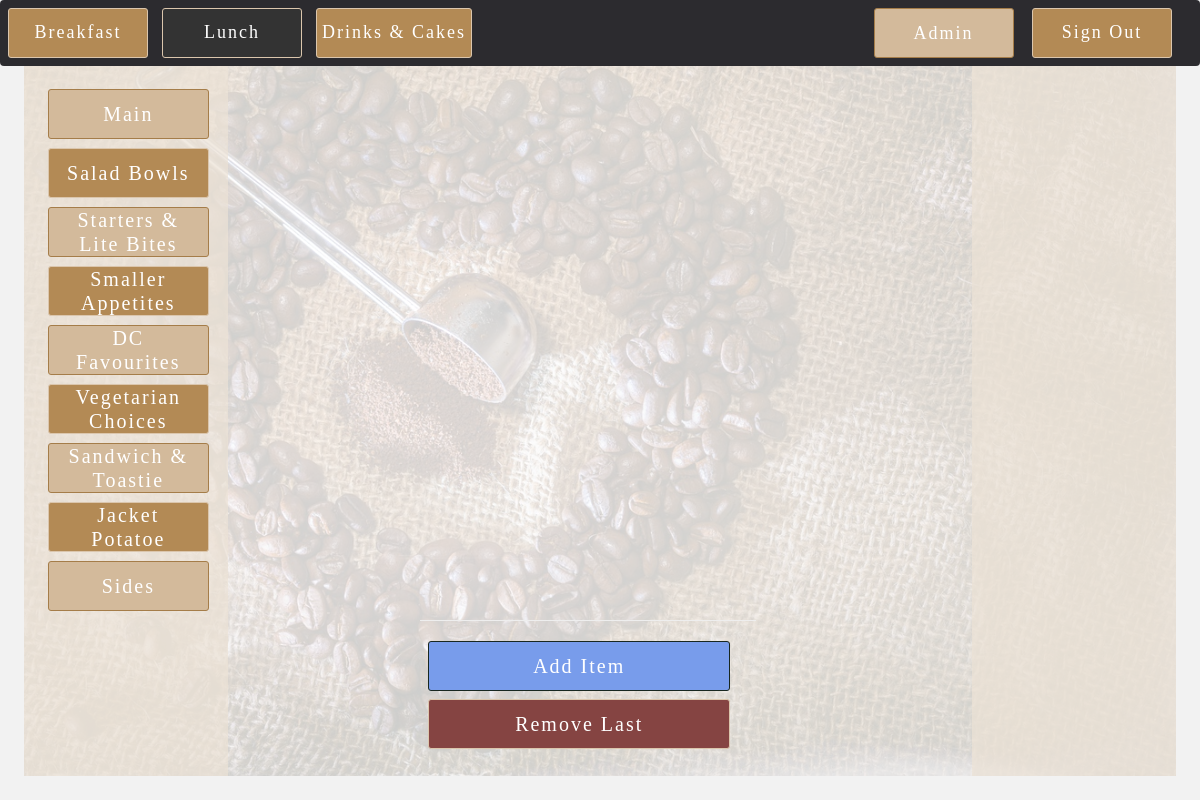
The app's page / (signed in) with its own data.
### till_sys/models.py (models this page shows)
class Item_Type(models.Model):
    name = models.CharField(max_length = 64)
    price = models.FloatField(blank = True, null = True)                             # Use this if the entire class has a price.  Can be overridden in Item field
    menu_type = models.CharField(max_length = 32)               # breakfast or lunch?
    def __str__(self):
        return self.name

### till_sys/views.py (the view)
# urls.py: path("", views.index, name="index"),
def index(request):
    if not request.user.is_authenticated:
        return render(request, "till_sys/login.html", {"messages": None})
    try:
        cart = Cart.objects.get(id=request.session["cart"])
    except:
        cart = Cart(total = 0, employee = request.user)
        cart.save()
        request.session["cart"] = cart.id
    data = load_data(request)
    context = {
        "cart": cart,
        "data": data,
    }
    return render(request, "till_sys/index.html", context)

### till_sys/models.py (called while the page is built)
    def __str__(self):
        return f"{self.name}"

    def __str__(self):
        return f"{self.name}"

    def __str__(self):
        return f"{self.name}"

    def __str__(self):
        return f"{self.name}"

### till_sys/templates/till_sys/index.html (shortened to what this page needs)
{% extends 'till_sys/base2.html' %}
{% block script %}
{% load static %}
<link rel="stylesheet" href="{% static 'css/custom.css' %}">
<link rel="stylesheet" href="{% static 'css/custom2.css' %}">
{% endblock %}
{% block body %}
{% include 'till_sys/navbar.html' %}
<div class="limiter">
  <div class="container-100">
    <div class="wrap-110" style="background-image: url('{% static 'images/c-bg.jpg' %}');">
      <div class="container-101">
        <div class="wrap-111">
        </div>
        <div class="wrap-112">
          <div class="sidenav-b">
            <div id="lunch_menu" class="tp-ctrl" >
              {% for type in data.types %}
                {% if type.menu_type == "Lunch" %}
                  <button id="tp_id_{{ type.pk }}" type="button" onclick="show_items('{{ type.pk }}');" class="sn
                    {% if forloop.counter0|divisibleby:2 %}disc-side-btn-1" {% else %}disc-side-btn-2" {% endif %}>
                    {{ type }}</button>
                {% endif %}
              {% endfor %}
            </div>
          </div>
          <div id="cont-main" class="wrap-120">
            <br>
            <br>
            <div id="btm-mid" class="btm-mid">
              <hr>
              <button type="button" class="chk-btn-1" onclick="verify_sub('seitem', 'add');">Add Item</button>
              <button type="button" class="chk-btn-2" onclick="sub('undo');">Remove Last</button>
            </div>
        </div>
      </div>
    </div>
  </div>
</div>
{% endblock %}

### till_sys/templates/till_sys/base2.html (shortened to what this page needs)
<!DOCTYPE html>
<html>
  <head>
    {% load static %}
    <link rel="stylesheet" href="{% static 'css/bootstrap.min.css' %}">
    <link rel="stylesheet" href="{% static 'css/bootstrap-select.min.css' %}">
    <link rel="stylesheet" href="https://use.fontawesome.com/releases/v5.0.7/css/all.css">
    {% block script %}
    {% endblock %}
    </head>
  <body>
      {% block body %}
      {% endblock %}
  </body>
</html>

### till_sys/templates/till_sys/navbar.html
<nav class="navbar nvbr-top">
    <ul class="nav navbar-nav nvbr-ul">
      <li>
        <button id="bk-tp" type="button" class="disc-ind-btn-2 menu-type" onclick="show_types('bk_menu', 'bk-tp');">Breakfast</button>
      </li>
      <li>
        <button id="lc-tp" type="button" class="disc-ind-btn-2 active menu-type" onclick="show_types('lunch_menu', 'lc-tp');">Lunch</button>
      </li>
      <li>
        <button id="dk-tp" type="button" class="disc-ind-btn-2 menu-type" onclick="show_types('drinks_menu', 'dk-tp');">Drinks & Cakes</button>
      </li>
    </ul>
    <div class="nav navbar-nav nvbr-right ">
      <a href="{% url 'admin' %}"><button type="button" class="disc-ind-btn-1">Admin</button></a>
      <a href="{% url 'logout' %}"><button type="button" class="disc-ind-btn-2">Sign Out</button></a>
    </div>
</nav>

### till_sys/static/css/custom.css (style rules this page uses)
* { margin: 0px; padding: 0px; box-sizing: border-box; }
body, html { height: 100%; font-family: Poppins-Regular, sans-serif; }
a { font-family: Poppins-Regular; font-size: 14px; line-height: 1.7; color: #666666; margin: 0px; transition: all 0.4s; -webkit-transition: all 0.4s; -o-transition: all 0.4s; -moz-transition: all 0.4s; }
button { outline: none !important; border: none; background: transparent; }
.limiter { width: 100%; margin: 0 auto; }
.container-100 { width: 100%; min-height: 100vh; display: -webkit-box; display: -webkit-flex; display: -moz-box; display: -ms-flexbox; display: flex; flex-wrap: wrap; justify-content: center; align-items: center; padding: 15px; background: #f2f2f2; }
.container-101 { width: 100%; display: -webkit-box; display: -webkit-flex; display: -moz-box; display: -ms-flexbox; display: flex; flex-wrap: wrap; justify-content: center; align-items: center; }
html * { font-size: 16px; }

### records on screen
Item_Type: name "Main"
Item_Type: name "Salad Bowls"
Item_Type: name "Starters & Lite Bites"
Item_Type: name "Smaller Appetites"
Item_Type: name "DC Favourites"
Item_Type: name "Vegetarian Choices"
Item_Type: name "Sandwich & Toastie"
Item_Type: name "Jacket Potatoe"
Item_Type: name "Sides"
